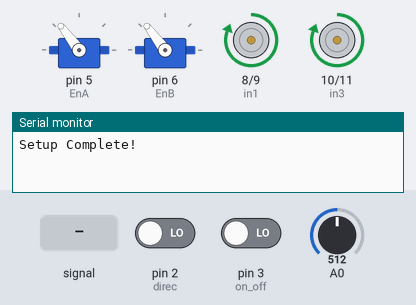
This sketch was run on a simulated Arduino Uno, built with avr-gcc and run on an emulated ATmega328P. On the bench: 2 × servo, motor-driver pin pairs drawn as motors (green arrow = first pin HIGH = forward, orange = second pin HIGH = backward, longer = more drive), the last lines printed to the serial monitor. The inputs (shaded band) are chosen by the test bench; at power-on: A0 = 512, pin 2 (direc) LOW, pin 3 (on_off) LOW.

Above: at 1.2 s.
1.3 s: A0 fed a 200 Hz sine of ±81 counts around its level
4.3 s: A0 set to 716
5.8 s: pin 2 (direc) driven HIGH
At 6.6 s:
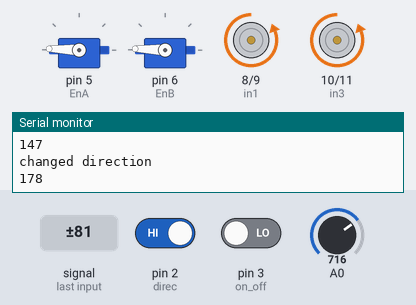
7.3 s: A0 set to 900
At 7.7 s:
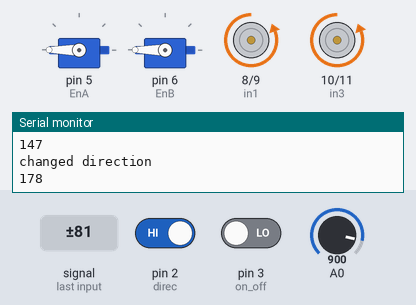
8.8 s: A0 set to 511
At 10.0 s:
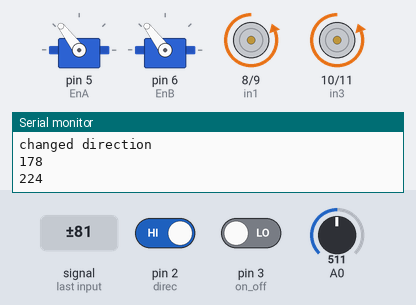
10.3 s: A0 set to 306
At 11.2 s:
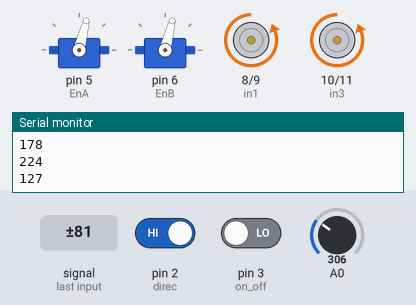
Timing chart, 0 to 12.8 s (numbered marks = the images above; inputs shaded):
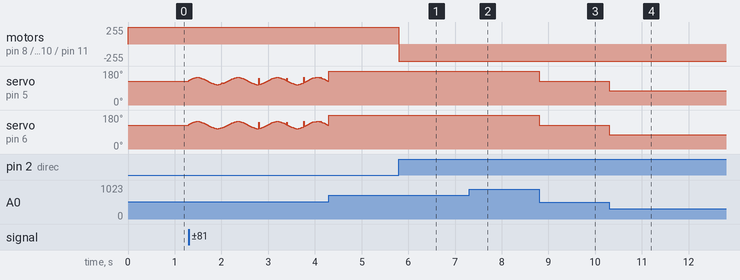

The sketch:

Control_tests.ino
```cpp
/*********************************************************************************************
 * Summary:
 * This sketch is only being used to regain familiarity with motor control using arduino
 * Sketch is also useful for ensuring a control method for a specific motor
 *
 ********************************************************************************************/

 /*
  * Include the needed files for this sketch
  */
#include <Servo.h>

/*
 * motor control pins
 */
#define in1 8
#define in2 9
#define in3 10
#define in4 11
Servo EnA;
Servo EnB;

/*
 * digital inputs
 */
int on_off = 3;
int direc = 2;

/*
 * globals
 */
 unsigned long lastTime = millis();
boolean on = true;
void setup() {
  //set up signals for motor A
  EnA.attach(5);
  pinMode(in1, OUTPUT);
  pinMode(in2, OUTPUT);
  digitalWrite(in1, HIGH);
  digitalWrite(in2, LOW);
  //set up signals for motor B
  EnB.attach(6);
  pinMode(in3, OUTPUT);
  pinMode(in4, OUTPUT);
  digitalWrite(in3, HIGH);
  digitalWrite(in4, LOW);
  //set up serial communication
  Serial.begin(115200);


  //attach interrupt
  pinMode(direc, INPUT);
  pinMode(on_off, INPUT);
  attachInterrupt(digitalPinToInterrupt(direc), toggle_direction, CHANGE);
  attachInterrupt(digitalPinToInterrupt(on_off), toggle_on, CHANGE);
  Serial.println("Setup Complete!");
}

void loop() {
 int potValue = analogRead(A0);
 int PWM_speed = map(potValue, 0, 1023, 0, 255);
 if(on){
  EnA.write(PWM_speed);
  EnB.write(PWM_speed);
  if(((millis() - lastTime) / 1000) > 1){
    Serial.println(PWM_speed);
    lastTime = millis();
  }
 }
 else{
  EnA.detach();
  EnB.detach();
 }
}

void toggle_on(){
  on = !on;
  EnA.attach(5);
  EnB.attach(6);
  Serial.print("on = ");
  Serial.print(on);
  Serial.println();
}

void toggle_direction(){
  //change direction of motA
  digitalWrite(in1, LOW);
  digitalWrite(in2, HIGH);
  //change direction of motB
  digitalWrite(in3, LOW);
  digitalWrite(in4, HIGH);
  Serial.println("changed direction");
  delay(50);
}
```

Measured:
- after the input at 5.8 s, motor on pin 8 (in1) / pin 9 (in2), motor on pin 10 (in3) / pin 11 (in4): forward 255/255 → backward 255/255 at once
- after the input at 7.3 s, servo on pin 5 (EnA), servo on pin 6 (EnB): 178° → 180° at once
- after the input at 8.8 s, servo on pin 5 (EnA), servo on pin 6 (EnB): 180° → 127° at once
- after the input at 10.3 s, servo on pin 5 (EnA), servo on pin 6 (EnB): 127° → 76° at once
